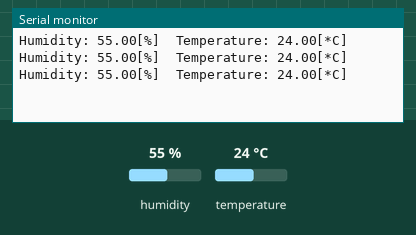
A sketch run on a simulated ESP8266 (NodeMCU). Parts: the last lines printed to the serial monitor. The inputs (shaded band) are chosen by the test bench; at power-on: humidity 55 %, temperature 24 °C.

Above: at 3.8 s.
3.9 s: humidity set to 22 %
At 6.5 s:
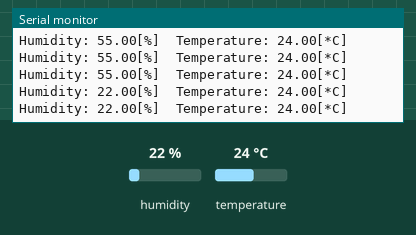
6.7 s: temperature set to 12 °C
At 7.9 s:
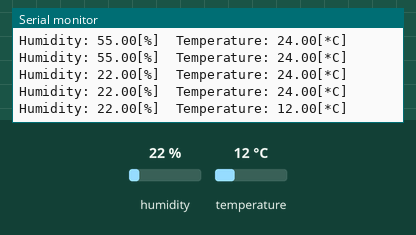
9.5 s: humidity set to 40 %
At 10.5 s:
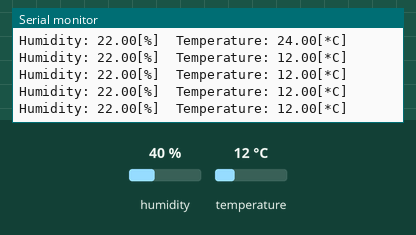
Timing chart, 0 to 12.5 s (numbered marks = the images above; inputs shaded):
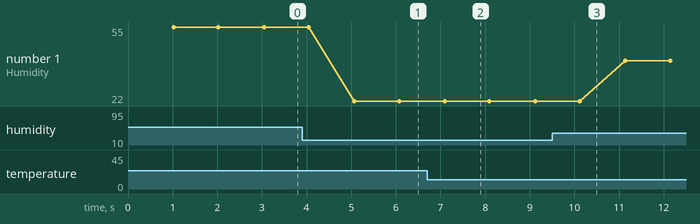

The sketch:

DHTxx.ino
```cpp
#include "DHT.h"
// Phi board v1.0에서 DHT의 데이터 선은 D4에 연결되어 있음.
#define DHTPIN D4
#define DHTTYPE DHT11

DHT dht(DHTPIN, DHTTYPE);

void setup() {
  Serial.begin(9600);
  dht.begin();
}

void loop() {
  delay(1000);
  float h = dht.readHumidity();
  float t = dht.readTemperature();

  if (isnan(h) || isnan(t) ) {
    Serial.println("Failed to read from DHT sensor!");
    return;
  }
  Serial.print("Humidity: ");     Serial.print(h);  Serial.print("[%]  ");
  Serial.print("Temperature: ");  Serial.print(t);  Serial.println("[*C]");
}
```

Measured:
- after the input at 3.9 s, the serial monitor: prints a new line after 1.2 s (image 1)
- after the input at 6.7 s, the serial monitor: prints a new line after 0.39 s (image 2)
- plotted number 1: 55 → 22 after the input at 3.9 s, 22 → 40 after the input at 9.5 s
